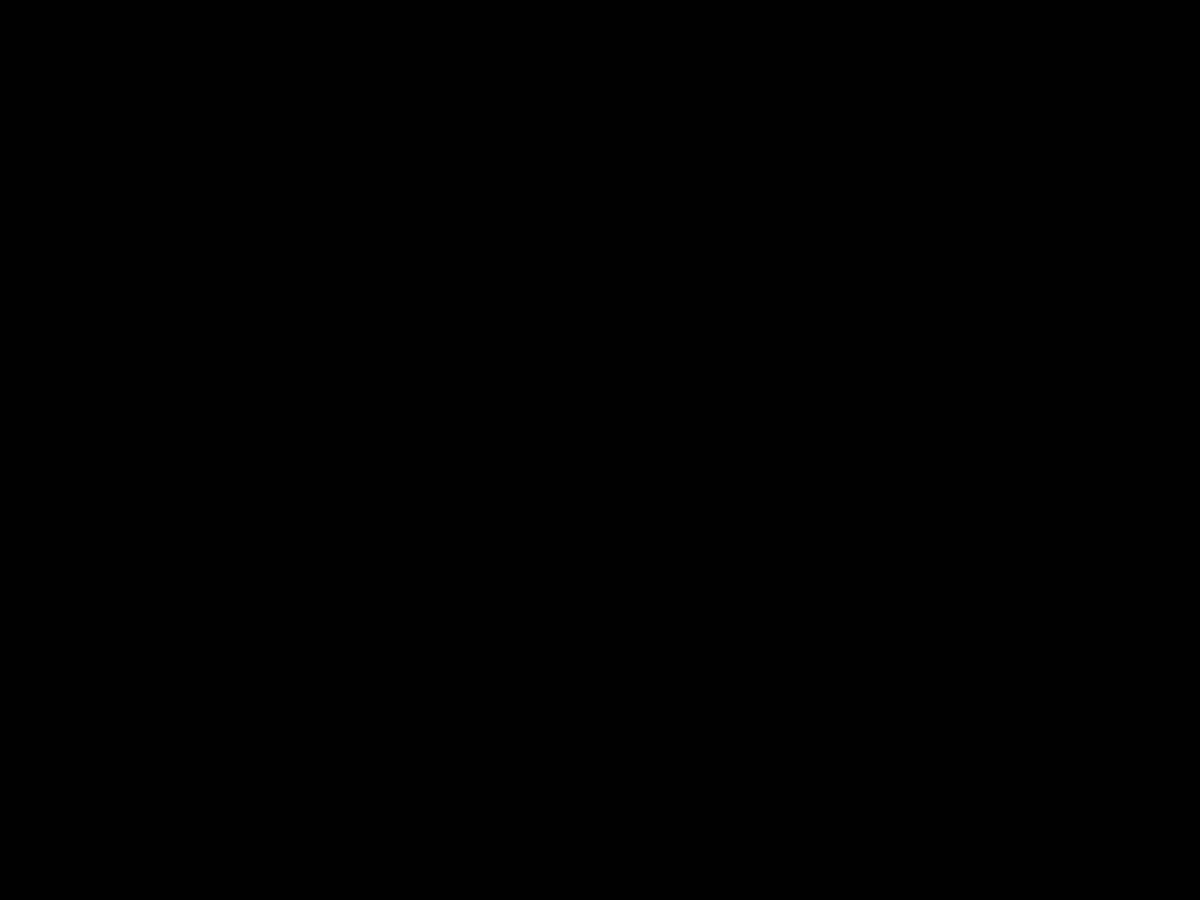
Frame 1 (no input)
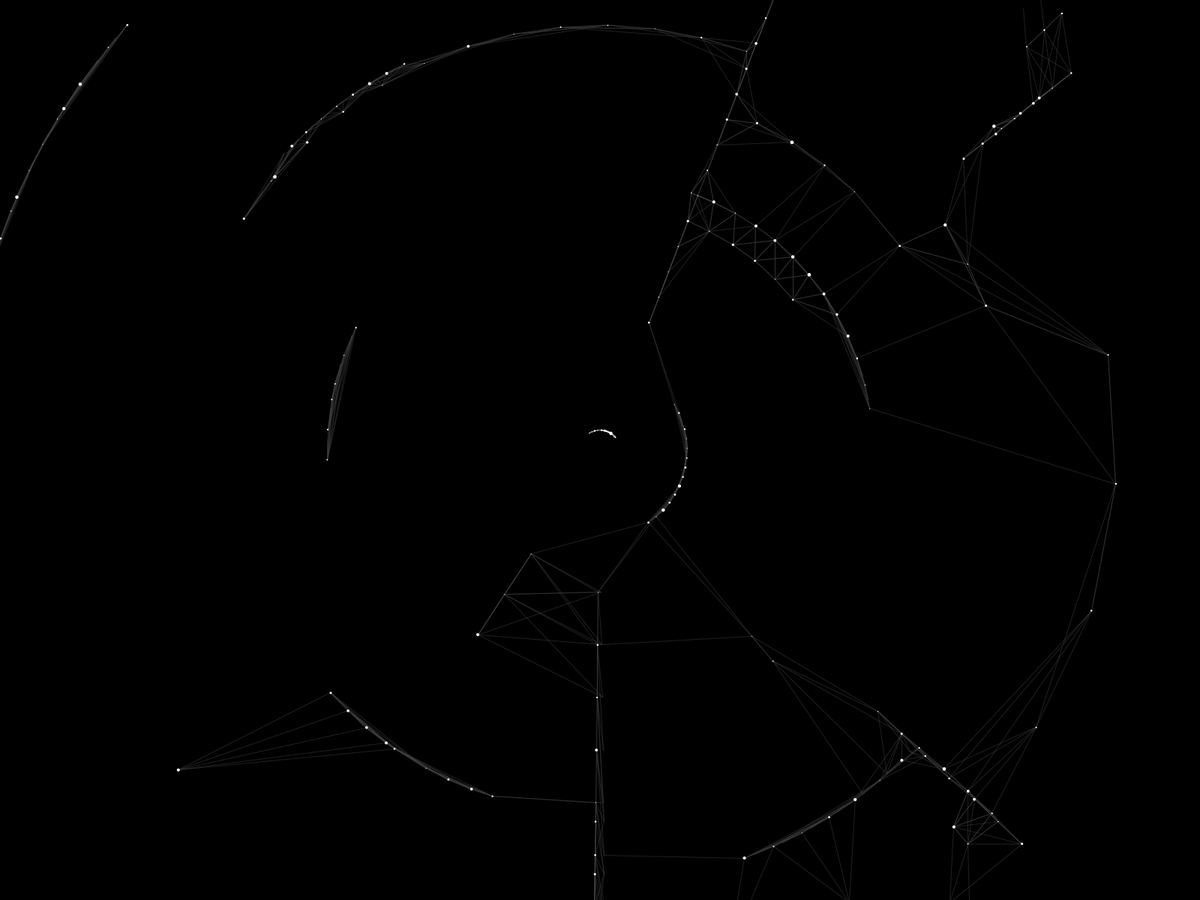
Frame 60 (the mouse pressed at the canvas centre just before this capture)
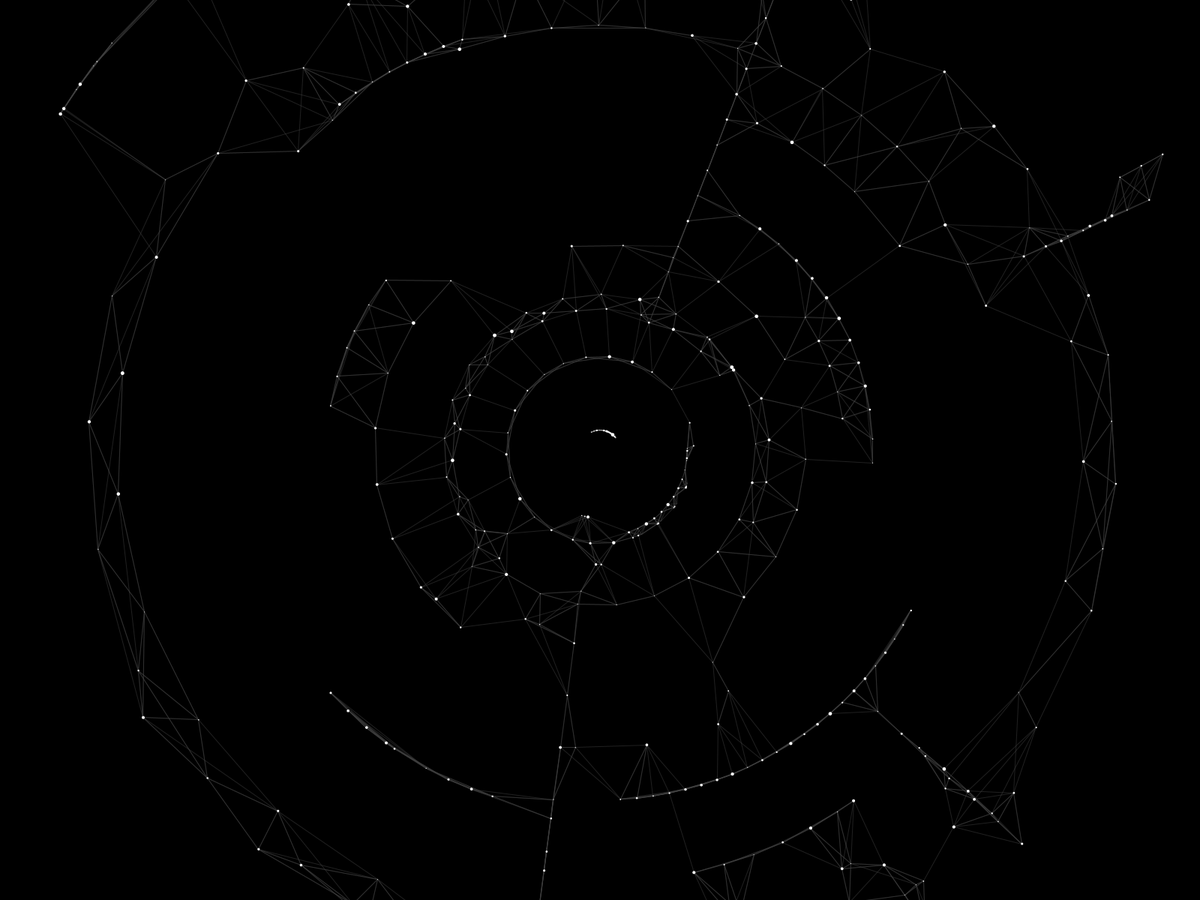
Frame 120 (the mouse held since frame 60 and released just before this capture)

The Processing sketch that drew these frames (run headless with seeded random() and noise(); from frame 60 on, the mouse is pressed at the canvas centre):

// Processing sketch: OrbitClockSimpleWhite
// ── OrbitClockSimpleWhite.pde
Orbit[] orbits;
int max = 1000;
int num = 0;

int tick = 1000;
float theta = random(TWO_PI);
float omega = PI/44;
float r = random(width*.2,width*.45);
float rd = 0;
float td = PI/random(100,300);



void setup() {
  //size(1200,1200);
  fullScreen();
  background(0);
  smooth(4);
 
  orbits = new Orbit[max];
}

void draw() {
  background(0);
  for (int i=0;i<num;i++) {
    orbits[i].move();
    orbits[i].connect();
  }
  for (int i=0;i<num;i++) orbits[i].render();
  
  for (int k=0;k<4;k++) {
    if (num<max) {
      orbits[num] = new Orbit(num,theta,td,r,0,tick);
      
      float b = 101;
      if (random(b)<2) tick=1000;
      if (random(b)<3) tick+=3000;
      if (random(b)<1) tick/=4;
      if (random(b)<6) r = random(width*.05,width*.45);
      if (random(b)<4) td = PI/random(100,300);
      if (random(b)<2) {
        theta = random(TWO_PI);
        omega = PI/random(r*.01,r*.1); 
        rd= 0;
      }
      if (random(b)<1) {
        theta = random(TWO_PI);
        omega = 0;
        rd = random(width*.01,width*.05);
        r = random(width*.05,width*.45);
      }
      theta+=omega;
      r+=rd;
      num++;
    }
  }    
}
// ── Goodcolor.pde
color[] goodcolor = {#19160D,#323024,#B0AF9E,#9E9D89,#1D1C0A,#110F00,#615E55,#0E0B04,#353128,#595549,#A39E8B,#96917B,#817B63,#938D77,#665F4F,#D0C8B5,#CEC3A7,#E2D5B2,#D6CAA4,#D9CDA7,#625737,#3C3217,#1F1605,#3A3024,#292011,#685E54,#5C5052,#524646,#D5C9BA,#D6CCB3,#D8CEB3,#D3CBB4,#CDCABB,#CCC5B2,#BFAD89,#B7946C,#773A1D,#A96E50,#9D8058,#9F9065,#483A13,#5F5733,#393617,#3F3210,#835E32,#865A2B,#715321,#432C02,#443113,#78694C,#BEB089,#7A6D4D,#1F1412,#1F1015,#250F04,#4E2F1B,#784B34,#7F4321,#AF5F2E,#C25F1E,#D65F0F,#D75D07,#ED802E,#CE6718,#D56A1C,#CD5E0C,#D66306,#CB5D08,#C35E28,#A3502E,#90563E,#AB7954,#DFA156,#B47915,#BE9320,#B99C36,#5F4D0D,#64572B,#D3C49B,#635429,#9A8D60,#75683C,#81714D,#CAB892,#D0BE90,#CAB88A,#C7B591,#CAB797,#C7B698,#918167,#AC9B89,#C0AF9B,#D0C09F,#C8B692,#AE997C,#9F8D75,#6C5F4E,#524636,#635741,#4A3B26,#26140A,#4E3C2E,#847554,#7D6F4C,#261702,#473B25,#A59D76,#DDD6AC,#DCD5B9,#CFC8AE,#A79F7B,#A59F7D,#504B37,#111000,#1F2607,#63602D,#BB9E50,#CCA139,#D3A625,#CEA71C,#A98E09,#968102,#A68D17,#947A1D,#8C713A,#684E29,#534015,#423210,#180A00,#140508,#261120,#18020F,#130002,#170908,#060002,#0D090A,#4E4C3F,#44412E,#413C28,#DCD6C0,#332B16,#514A30,#D5D0B0,#968E6A,#907D5D,#756041,#A39274,#605333,#171100,#2E2909,#424034,#605E52,#7F7D70,#413F30,#0E0C00,#141205,#120E03,#171307,#4A4738,#75705D,#999480,#A29B88,#605947,#908979,#DCD4C1,#D0C5A9,#DACDAB,#E1D5AF,#AAA17A,#736A49,#443A21,#0E0500,#150C00,#170F00,#4F4734,#2F2420,#1E130F,#CFC7B4,#DDD3BA,#D6CCB1,#DBD3BC,#D9D2BF,#D5CDB8,#DBCCAD,#DCBE98,#A16742,#9C623C,#C0A377,#A19267,#2C2000,#312809,#332F16,#211300,#6C4824,#8D633B,#543811,#978362,#6D5D46,#8F806B,#453816,#160B00,#1F1410,#322628,#43322A,#442D1D,#5E3F2B,#2A0000,#8F4C22,#C46B31,#D26419,#CC5805,#CB5E0C,#CA5F11,#CB5B0F,#D46313,#CA5A06,#CE6A1F,#A15021,#642305,#441000,#814F2A,#9C6320,#B78127,#E6C053,#BDA038,#AC9549,#BCA96E,#B5A571,#B6A879,#7C6F42,#988B61,#AFA079,#C0B18A,#C6B58A,#DDCAA2,#DCC9A8,#C1AE90,#C7B796,#CEBFA0,#BCAC93,#D0C0A6,#D1C2A1,#CBBB99,#E1CEAE,#E3D2B8,#DDCEBB,#5A4D3C,#50442C,#30210C,#766458,#332113,#D5C6A7,#6C5F3D,#695A43,#82765C,#5A522B,#ABA47A,#ACA684,#817D5A,#5D5933,#B2AC88,#ACA589,#150F01,#343219,#39310A,#553D01,#9E7E2B,#B09127,#B4971F,#A9900F,#9B8201,#BFA129,#B59339,#806434,#765E3C,#8A7442,#635123,#2C1D06,#1A0902,#281214,#463033,#362422,#0C0100,#0A0408,#1E1A19,#312E1F,#5E5C45,#231F06,#605C43,#2F2D16,#524E35,#969174,#948B6A,#BCAD86,#C2B088,#C0B28F,#574C2C,#282202,#9E9979,#232416,#313125,#151209,#14110A,#120D07,#18140B,#646054,#211B0B,#0E0900,#27220E,#383320,#6B6555,#857F71,#181204,#534D3F,#E1DAC8,#D3C7AF,#E3D6B6,#CEC59C,#AEA57E,#8C8364,#40361D,#180F00,#474320,#221E00,#2C2512,#171000,#C3BDA5,#D6CFB5,#DFD3B9,#D0C4AA,#B8B099,#BAA685,#95612F,#7E470F,#CBAD79,#807146,#ACA181,#5C543F,#100700,#25120B,#6C4734,#4D2710,#422819,#39281E,#271C16,#473D33,#524630,#6F6450,#1C130C,#160E0C,#160E0B,#514A42,#251D10,#594733,#B38E73,#A36439,#BC5E1E,#D7691E,#D06215,#CC5B0D,#D65C11,#D35D15,#C9601E,#B66631,#562D11,#1F0000,#461A00,#7E4C27,#824E1E,#D5A865,#CAAB4E,#BBA037,#D7B450,#E5C36A,#D6C47C,#D4C88E,#BDB084,#D5C7A2,#E1D2AB,#E2D0AA,#EDD8B9,#EDD8BD,#E5CFB7,#CEBB9D,#BFAF8B,#B9AC82,#C0B28B,#B4A681,#E3D5B2,#D7C7A5,#D9C9A5,#E7D7B6,#D4C2AC,#756450,#2B1B01,#413118,#705E50,#1F0D00,#84765C,#A09373,#AA9C7F,#8E8461,#625A33,#B1AD80,#A09E6E,#4B4D1E,#272800,#9F9B75,#A69871,#433010,#291808,#433123,#5C4830,#1B0B00,#49420B,#615906,#B4A025,#CBAB24,#C69922,#9A6E17,#2D0C00,#492F14,#C3AB6B,#B59E58,#816E43,#291500,#412812,#624B3B,#342218,#0C0000,#0D0409,#282222,#7A745E,#7F7A5C,#353617,#2B3012,#050B00,#5B5F46,#86806A,#8F8466,#ABA26B,#CAC186,#C0B88A,#2C2602,#2B2606,#C3C0A1,#191A0C,#060600,#11100B,#464241,#262020,#2D2620,#666052,#605A44,#2B250B,#201A02,#544D3A,#352F1F,#635D51,#433C32,#1A1309,#A29A8D,#DACFBB,#D7CCB0,#C9BF9B,#BAB28D,#797053,#574F3A,#332A19,#655F47,#ACA97E,#6B683B,#B7B295,#1D1802,#B9B59C,#C4BEA6,#CEC8B0,#D9D2B8,#D7CEB1,#D5CBB2,#9C988C,#705E48,#9A6435,#92571F,#9D7B4B,#2F1D00,#3D331A,#5C5648,#1B1310,#1B0E08,#503426,#462919,#291009,#26130F,#291E1C,#352A24,#4A3D2D,#9D907F,#170D00,#332B28,#0A0702,#36382B,#969380,#8C7A64,#936A4A,#AD6733,#AA5715,#BD6A26,#D27A33,#C7621E,#BE5C1F};


// ── Orbit.pde
class Orbit {
  int id;
  float x,y;
  float ox,oy;
  float r;
  float rd;
  float c;  // clock
  float cd;
  float theta;
  float td;
  float body;
  
  int tick;
  
  color myc;
  
  int maxconnects = 5;
  OrbitConnection[] cons;
  
  Orbit(int unique_id, float theta_angle, float omega_angle, float radius, float radius_delta, int tick_offset) {
    id = unique_id;
    
    
    ox = width/2;
    oy = height/2;
    x = ox;
    y = oy;
    r = radius;
    rd = radius_delta;
    theta = theta_angle;
    td = omega_angle;
    tick = tick_offset;
    
    body = random(1.0,1.7);
    body = body*body*body;
    
    //myc = goodcolor[floor(random(goodcolor.length))];
    myc = #FFFFFF;
    cons = new OrbitConnection[maxconnects];
    for (int i=0;i<maxconnects;i++) cons[i] = new OrbitConnection();
    
    
  } 
  
  void render() {
    noStroke();
    fill(255);
    ellipse(x,y,body,body);

  }
  
  void move() {
    float tm = millis()%tick;
    float tdd = 0;
    if (tm<tick*.2) tdd = td*(cos(PI*tm/(tick*.2))+1);
    theta+=tdd;
    r+=rd;
    x = ox+r*cos(theta);
    y = oy+r*sin(theta);
    
  }
  
  void connect() {
    // assume no connections are possible
    for (int k=0;k<maxconnects;k++) {
      cons[k].reset(400);
    }
    // connect to nearest three orbits
    for (int i=0;i<num;i++) {
      if (i!=id) {
        float d = dist(orbits[i].x,orbits[i].y,x,y);
        for (int n=0;n<maxconnects;n++) {
          if (d<cons[n].distance) {
            // shift all connections outward
            for (int s=maxconnects-1;s>n;s--) {
              cons[s].cid = cons[s-1].cid;
              cons[s].distance = cons[s-1].distance;
              cons[s].age = cons[s-1].age;
            }
            cons[n].distance = d;
            cons[n].cid = i;
            n=maxconnects;
          }
        }
      }
    }
    
    renderConnections();
    
  }
  
  void renderConnections() {
    for (int i=0;i<maxconnects;i++) {
      if (cons[i].cid>=0) {
        //stroke(myc,64);
        //stroke(myc,8);
        stroke(64,128);
        line(orbits[cons[i].cid].x,orbits[cons[i].cid].y,x,y);
      }
    }
  }
}

// ── OrbitConnection.pde
class OrbitConnection {
  
  int cid = -1;
  float distance = 0;
  float age = 0;
  
  OrbitConnection() {
  }
  
  void reset(float min_distance) {
    age = 0.0;
    cid = -1;
    distance = min_distance;
  }
}
